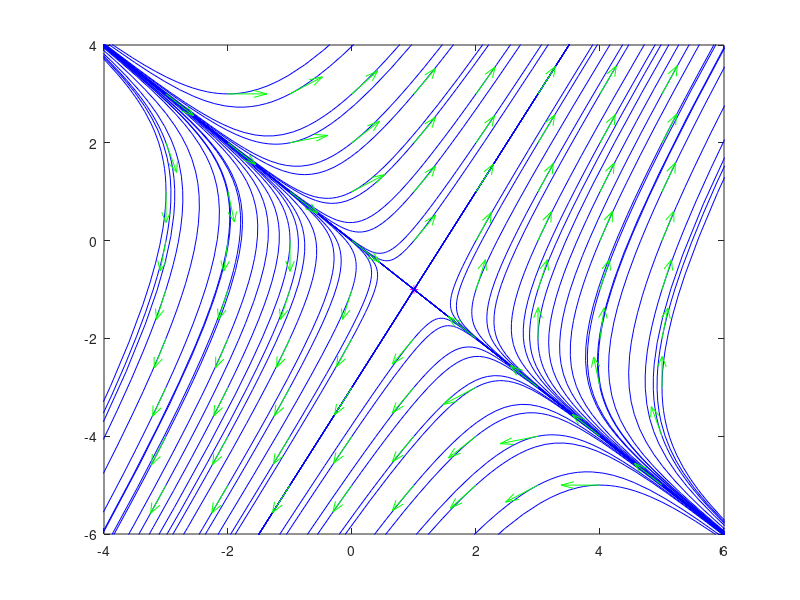

MATLAB code to generate this figure:
function phaseportret
clc; clf;

tmax = 50;
% пет от шестте основни случая за равновесна точка

% б) asimptotichno ustoichiva
% A = [-1, 0; 0, -2]; b = [-1; -6];

% в) неустойчив фокус
%A = [4, 1; -2, 2]; b = [-5; 0];

% г) устойчив фокус при фазови криви: спирали
%A = [-5, 1; -18, 1]; b = [0; 0];

% д) център, устойчив по Лябунов
%A = [-2, -4; 2, 2]; b = [0; -2];

% e) седло, фазови криви = хиперболи
A = [1, 2; 4, 3]; b = [1; -1];

eqp = A \ (-b) % 1) namirame ravnovesnoto polojenie
plot(eqp(1), eqp(2), 'm*')
hold on;
[T, D] = eig(A) % 2) sobstveni vektori (stalbovete na T) i sobstveni stoinosti (diagonala na D)

if imag(D(1, 1)) == 0   % ako imaginernata chast na parvata sobstv. stoinost e == 0
    xx = -10:1:10;
    for j=1:2
        if T(1, 1) ~= 0
            plot(xx + eqp(1), T(2, j)/T(1, j) * xx + eqp(2), 'k');
        else
            plot(0 * xx + eqp(1), xx, 'k');
        end
    end
end

% dva vektora okolo ravnovesnata tochka
x = eqp(1)-4:1:eqp(1)+4;
y = eqp(2)-4:1:eqp(2)+4;
axis([eqp(1) - 5, eqp(1) + 5, eqp(2) - 5, eqp(2) + 5]);
[X, Y] = meshgrid(x, y);
for i=1:length(x)
    for k=1:length(y)
        [T, Z] = ode45(@rhs, [0, tmax], [X(i, k), Y(i, k)]);
        [T1, Z1] = ode45(@rhs, [0, -tmax], [X(i, k), Y(i, k)]);
        plot(Z(:, 1), Z(:, 2), 'b', Z1(:, 1), Z1(:, 2), 'b');
    end
end

    function z = rhs(t, y)
        z = A * y + b;
    end

x1 = A(1, 1)*X + A(1, 2)*Y + b(1);
y1 = A(2, 1)*X + A(2, 2)*Y + b(2);
d = sqrt(x1.^2 + y1.^2);
quiver(X, Y, x1./d, y1./d, 0.5, 'g')

% smqtame tangencionalnite vektori s quiver()


end